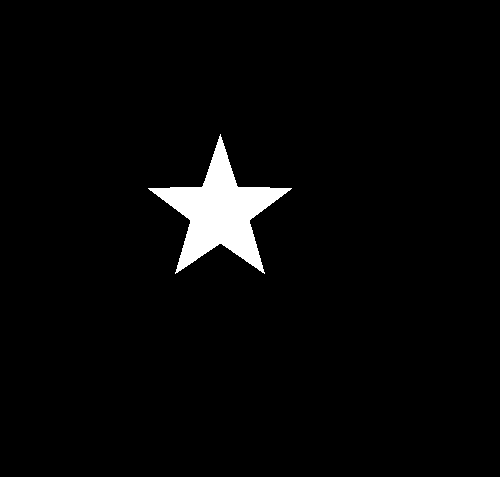
#> input picture pictures/yildiz.png, 500 x 477 px, found by its file name
$ python '1. Convexity Defects.py'
#> lines starting #> are read from the running program, lines starting #| are printed output that depends on the picture; after the words box and inside, x2 and y2 are one past the last pixel; in counts of white or black regions, pixels touching at a corner belong together
import numpy as np
import cv2 as cv


img = cv.imread('pictures/yildiz.png')
#> img is the input picture: shape (477, 500, 3); 2.9% white; 1 white region, box (x1, y1, x2, y2) and area: (148, 134, 292, 274) 7021
img_gray = cv.cvtColor(img,cv.COLOR_BGR2GRAY)
#> img_gray: shape (477, 500); 2.9% white; 1 white region
ret, thresh = cv.threshold(img_gray, 127, 255, 0)    # simple eşik uygulama
contours, hierarchy = cv.findContours(thresh, 2, 1)  # kontor tespit etme
#> contours = 1 contour; box (x1, y1, x2, y2) and area: (148, 134, 292, 274) 6774
cnt = contours[0]
#> cnt = contour of 491 points, box (x1, y1, x2, y2) (148, 134, 292, 274), area 6774

# Dışbükeylik kusurlarını bulmak için dışbükey gövdeyi bulurken returnPoints = False olmalı
hull = cv.convexHull(cnt, returnPoints=False)
#> hull = [385, 290, 201, 106, 0]
defects=cv.convexityDefects(cnt,hull)
#> defects = [[385, 0, 438, 8010], [0, 106, 53, 7936], [106, 201, 148, 7767], [201, 290, 245, 7680], [290, 385, 343, 7767]]

# döner [ start point, end point, farthest point, approximate distance to farthest point ].
for i in range(defects.shape[0]):
    s,e,f,d = defects[i,0]
    start = tuple(cnt[s][0])
    end = tuple(cnt[e][0])
    far = tuple(cnt[f][0])
    cv.line(img,start,end,[0,255,0],2)
    cv.circle(img,far,5,[0,0,255],1)
#> this loop made 5 passes
#> (s, e, f, d, start, end, far) on passes 1 to 5: (385, 0, 438, 8010, (291, 188), (220, 134), (238, 187)), (0, 106, 53, 7936, (220, 134), (148, 188), (201, 187)), (106, 201, 148, 7767, (148, 188), (175, 273), (190, 220)), (201, 290, 245, 7680, (175, 273), (264, 273), (219, 243)), (290, 385, 343, 7767, (264, 273), (291, 188), (249, 220))
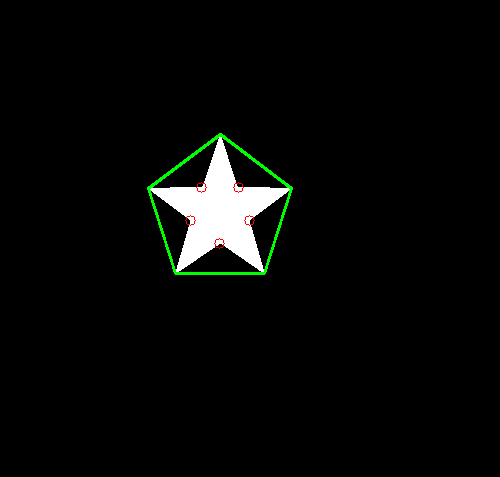
#> img: shape (477, 500, 3); 0.63% of pixels changed, all inside (x1, y1, x2, y2) = (147, 133, 293, 275)


# 2. Point Polygon Test
# Bu işlev, görüntüdeki bir nokta ile bir kontur arasındaki en kısa mesafeyi bulur.
# Nokta kontur dışındayken negatif, nokta içerideyken pozitif ve nokta kontur üzerindeyse sıfır olan mesafeyi döndürür.
dist = cv.pointPolygonTest(cnt,(50,50),True)
#> dist = -169.3


# çıktı
cv.imshow('orjinal', img)
cv.waitKey(0)
cv.destroyAllWindows()
